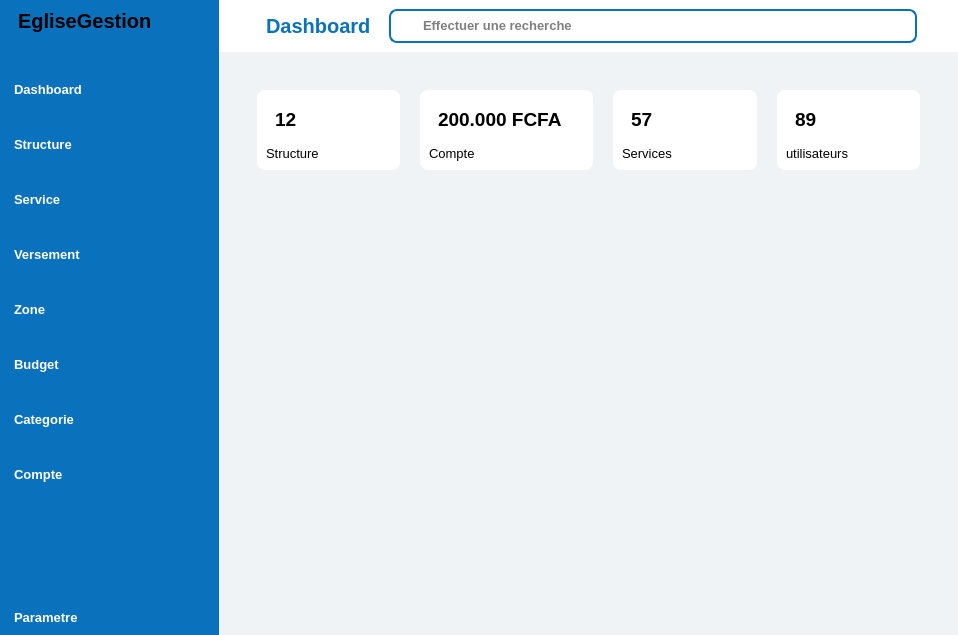
<?xml version="1.0" encoding="UTF-8"?>
<ui version="4.0">
 <class>MainWindow</class>
 <widget class="QMainWindow" name="MainWindow">
  <property name="geometry">
   <rect>
    <x>0</x>
    <y>0</y>
    <width>958</width>
    <height>635</height>
   </rect>
  </property>
  <property name="windowTitle">
   <string>MainWindow</string>
  </property>
  <property name="styleSheet">
   <string notr="true"/>
  </property>
  <widget class="QWidget" name="centralwidget">
   <property name="styleSheet">
    <string notr="true">*{
	color: rgb(10, 114, 189);
	color: #000;
	border: none
}

#centralwidget{
	background-color: #f0f3f5
}

#leftMenu{
	background-color: #0a72bd;
	max-width: 250px
}

#search{
	background: transparent;
}

#searchFrame{
	border-radius: 8px;
	border: 2px solid #0a72bd;
}

#menuLabel{
	color: #0a72bd
}

#card1_3, #card2_3, #card3_3, #card4_3{
	background: #fff;
	border-radius: 8px;
}

#headerFrame{
	background: #fff;
}

#dashboardBtn, #structureBtn, #serviceBtn, #versementBtn, #compteBtn, #zoneBtn, #budgetBtn, #categorieBtn, #settingsBtn{
	color: #fff;
	padding: 10px 5px;
	text-align: left;
	border-radius: 6px;
	width: 200px
}

#dashboardBtn:hover, #structureBtn:hover, #serviceBtn:hover, #versementBtn:hover, #compteBtn:hover, #zoneBtn:hover, #budgetBtn:hover, #categorieBtn:hover,#settingsBtn:hover{
	background: rgba(255, 255, 255, 0.3);
	transition: all linear 0.3s;
}

#profileCont{
	background: #fff;
	border-radius: 8px
}</string>
   </property>
   <layout class="QHBoxLayout" name="horizontalLayout">
    <property name="spacing">
     <number>0</number>
    </property>
    <property name="leftMargin">
     <number>0</number>
    </property>
    <property name="topMargin">
     <number>0</number>
    </property>
    <property name="rightMargin">
     <number>0</number>
    </property>
    <property name="bottomMargin">
     <number>0</number>
    </property>
    <item>
     <widget class="QWidget" name="leftMenu" native="true">
      <property name="sizePolicy">
       <sizepolicy hsizetype="Minimum" vsizetype="Minimum">
        <horstretch>0</horstretch>
        <verstretch>0</verstretch>
       </sizepolicy>
      </property>
      <property name="font">
       <font>
        <weight>50</weight>
        <bold>false</bold>
       </font>
      </property>
      <property name="styleSheet">
       <string notr="true"/>
      </property>
      <layout class="QVBoxLayout" name="verticalLayout_10">
       <property name="spacing">
        <number>0</number>
       </property>
       <property name="sizeConstraint">
        <enum>QLayout::SetMinAndMaxSize</enum>
       </property>
       <property name="topMargin">
        <number>0</number>
       </property>
       <property name="rightMargin">
        <number>0</number>
       </property>
       <property name="bottomMargin">
        <number>0</number>
       </property>
       <item alignment="Qt::AlignLeft|Qt::AlignTop">
        <widget class="QFrame" name="frame_9">
         <property name="sizePolicy">
          <sizepolicy hsizetype="Expanding" vsizetype="Preferred">
           <horstretch>0</horstretch>
           <verstretch>0</verstretch>
          </sizepolicy>
         </property>
         <property name="frameShape">
          <enum>QFrame::StyledPanel</enum>
         </property>
         <property name="frameShadow">
          <enum>QFrame::Raised</enum>
         </property>
         <layout class="QVBoxLayout" name="verticalLayout_11">
          <property name="spacing">
           <number>30</number>
          </property>
          <property name="sizeConstraint">
           <enum>QLayout::SetMinAndMaxSize</enum>
          </property>
          <property name="leftMargin">
           <number>0</number>
          </property>
          <property name="topMargin">
           <number>0</number>
          </property>
          <property name="rightMargin">
           <number>0</number>
          </property>
          <property name="bottomMargin">
           <number>0</number>
          </property>
          <item alignment="Qt::AlignLeft|Qt::AlignTop">
           <widget class="QFrame" name="frame_10">
            <property name="frameShape">
             <enum>QFrame::StyledPanel</enum>
            </property>
            <property name="frameShadow">
             <enum>QFrame::Raised</enum>
            </property>
            <layout class="QHBoxLayout" name="horizontalLayout_16">
             <property name="sizeConstraint">
              <enum>QLayout::SetMinAndMaxSize</enum>
             </property>
             <item alignment="Qt::AlignTop">
              <widget class="QLabel" name="label_23">
               <property name="font">
                <font>
                 <pointsize>15</pointsize>
                 <weight>75</weight>
                 <bold>true</bold>
                </font>
               </property>
               <property name="text">
                <string>EgliseGestion</string>
               </property>
              </widget>
             </item>
            </layout>
           </widget>
          </item>
          <item alignment="Qt::AlignLeft|Qt::AlignTop">
           <widget class="QFrame" name="frame_8">
            <property name="frameShape">
             <enum>QFrame::StyledPanel</enum>
            </property>
            <property name="frameShadow">
             <enum>QFrame::Raised</enum>
            </property>
            <layout class="QVBoxLayout" name="verticalLayout_9">
             <property name="spacing">
              <number>20</number>
             </property>
             <property name="sizeConstraint">
              <enum>QLayout::SetMinAndMaxSize</enum>
             </property>
             <property name="leftMargin">
              <number>0</number>
             </property>
             <property name="topMargin">
              <number>0</number>
             </property>
             <property name="rightMargin">
              <number>0</number>
             </property>
             <property name="bottomMargin">
              <number>0</number>
             </property>
             <item alignment="Qt::AlignHCenter|Qt::AlignVCenter">
              <widget class="QPushButton" name="dashboardBtn">
               <property name="sizePolicy">
                <sizepolicy hsizetype="Expanding" vsizetype="Fixed">
                 <horstretch>0</horstretch>
                 <verstretch>0</verstretch>
                </sizepolicy>
               </property>
               <property name="font">
                <font>
                 <pointsize>10</pointsize>
                 <weight>75</weight>
                 <italic>false</italic>
                 <bold>true</bold>
                 <underline>false</underline>
                 <strikeout>false</strikeout>
                 <kerning>true</kerning>
                </font>
               </property>
               <property name="layoutDirection">
                <enum>Qt::LeftToRight</enum>
               </property>
               <property name="autoFillBackground">
                <bool>false</bool>
               </property>
               <property name="text">
                <string>Dashboard</string>
               </property>
               <property name="icon">
                <iconset>
                 <normaloff>../static/asset/icons/white/bar-chart-2.svg</normaloff>../static/asset/icons/white/bar-chart-2.svg</iconset>
               </property>
               <property name="iconSize">
                <size>
                 <width>25</width>
                 <height>25</height>
                </size>
               </property>
              </widget>
             </item>
             <item alignment="Qt::AlignLeft">
              <widget class="QPushButton" name="structureBtn">
               <property name="font">
                <font>
                 <pointsize>10</pointsize>
                 <weight>75</weight>
                 <italic>false</italic>
                 <bold>true</bold>
                 <underline>false</underline>
                 <strikeout>false</strikeout>
                 <kerning>true</kerning>
                </font>
               </property>
               <property name="layoutDirection">
                <enum>Qt::LeftToRight</enum>
               </property>
               <property name="text">
                <string>Structure</string>
               </property>
               <property name="icon">
                <iconset>
                 <normaloff>../static/asset/icons/white/box.svg</normaloff>../static/asset/icons/white/box.svg</iconset>
               </property>
               <property name="iconSize">
                <size>
                 <width>25</width>
                 <height>25</height>
                </size>
               </property>
              </widget>
             </item>
             <item alignment="Qt::AlignLeft">
              <widget class="QPushButton" name="serviceBtn">
               <property name="font">
                <font>
                 <pointsize>10</pointsize>
                 <weight>75</weight>
                 <italic>false</italic>
                 <bold>true</bold>
                 <underline>false</underline>
                 <strikeout>false</strikeout>
                 <kerning>true</kerning>
                </font>
               </property>
               <property name="layoutDirection">
                <enum>Qt::LeftToRight</enum>
               </property>
               <property name="text">
                <string>Service</string>
               </property>
               <property name="icon">
                <iconset>
                 <normaloff>../static/asset/icons/white/server.svg</normaloff>../static/asset/icons/white/server.svg</iconset>
               </property>
               <property name="iconSize">
                <size>
                 <width>25</width>
                 <height>25</height>
                </size>
               </property>
              </widget>
             </item>
             <item alignment="Qt::AlignLeft">
              <widget class="QPushButton" name="versementBtn">
               <property name="font">
                <font>
                 <pointsize>10</pointsize>
                 <weight>75</weight>
                 <italic>false</italic>
                 <bold>true</bold>
                 <underline>false</underline>
                 <strikeout>false</strikeout>
                 <kerning>true</kerning>
                </font>
               </property>
               <property name="layoutDirection">
                <enum>Qt::LeftToRight</enum>
               </property>
               <property name="text">
                <string>Versement</string>
               </property>
               <property name="icon">
                <iconset>
                 <normaloff>../static/asset/icons/white/credit-card.svg</normaloff>../static/asset/icons/white/credit-card.svg</iconset>
               </property>
               <property name="iconSize">
                <size>
                 <width>25</width>
                 <height>25</height>
                </size>
               </property>
              </widget>
             </item>
             <item>
              <widget class="QPushButton" name="zoneBtn">
               <property name="font">
                <font>
                 <pointsize>10</pointsize>
                 <weight>75</weight>
                 <italic>false</italic>
                 <bold>true</bold>
                 <underline>false</underline>
                 <strikeout>false</strikeout>
                 <kerning>true</kerning>
                </font>
               </property>
               <property name="layoutDirection">
                <enum>Qt::LeftToRight</enum>
               </property>
               <property name="text">
                <string>Zone</string>
               </property>
               <property name="icon">
                <iconset>
                 <normaloff>../static/asset/icons/white/trello.svg</normaloff>../static/asset/icons/white/trello.svg</iconset>
               </property>
               <property name="iconSize">
                <size>
                 <width>25</width>
                 <height>25</height>
                </size>
               </property>
              </widget>
             </item>
             <item>
              <widget class="QPushButton" name="budgetBtn">
               <property name="font">
                <font>
                 <pointsize>10</pointsize>
                 <weight>75</weight>
                 <italic>false</italic>
                 <bold>true</bold>
                 <underline>false</underline>
                 <strikeout>false</strikeout>
                 <kerning>true</kerning>
                </font>
               </property>
               <property name="layoutDirection">
                <enum>Qt::LeftToRight</enum>
               </property>
               <property name="text">
                <string>Budget</string>
               </property>
               <property name="icon">
                <iconset>
                 <normaloff>../static/asset/icons/white/trending-up.svg</normaloff>../static/asset/icons/white/trending-up.svg</iconset>
               </property>
               <property name="iconSize">
                <size>
                 <width>25</width>
                 <height>25</height>
                </size>
               </property>
              </widget>
             </item>
             <item>
              <widget class="QPushButton" name="categorieBtn">
               <property name="font">
                <font>
                 <pointsize>10</pointsize>
                 <weight>75</weight>
                 <italic>false</italic>
                 <bold>true</bold>
                 <underline>false</underline>
                 <strikeout>false</strikeout>
                 <kerning>true</kerning>
                </font>
               </property>
               <property name="layoutDirection">
                <enum>Qt::LeftToRight</enum>
               </property>
               <property name="text">
                <string>Categorie</string>
               </property>
               <property name="icon">
                <iconset>
                 <normaloff>../static/asset/icons/white/inbox.svg</normaloff>../static/asset/icons/white/inbox.svg</iconset>
               </property>
               <property name="iconSize">
                <size>
                 <width>25</width>
                 <height>25</height>
                </size>
               </property>
              </widget>
             </item>
             <item alignment="Qt::AlignLeft">
              <widget class="QPushButton" name="compteBtn">
               <property name="font">
                <font>
                 <pointsize>10</pointsize>
                 <weight>75</weight>
                 <italic>false</italic>
                 <bold>true</bold>
                 <underline>false</underline>
                 <strikeout>false</strikeout>
                 <kerning>true</kerning>
                </font>
               </property>
               <property name="layoutDirection">
                <enum>Qt::LeftToRight</enum>
               </property>
               <property name="text">
                <string>Compte</string>
               </property>
               <property name="icon">
                <iconset>
                 <normaloff>../static/asset/icons/white/users.svg</normaloff>../static/asset/icons/white/users.svg</iconset>
               </property>
               <property name="iconSize">
                <size>
                 <width>25</width>
                 <height>25</height>
                </size>
               </property>
              </widget>
             </item>
            </layout>
           </widget>
          </item>
         </layout>
        </widget>
       </item>
       <item alignment="Qt::AlignBottom">
        <widget class="QFrame" name="frame_11">
         <property name="frameShape">
          <enum>QFrame::StyledPanel</enum>
         </property>
         <property name="frameShadow">
          <enum>QFrame::Raised</enum>
         </property>
         <layout class="QVBoxLayout" name="verticalLayout_12">
          <property name="spacing">
           <number>0</number>
          </property>
          <property name="leftMargin">
           <number>0</number>
          </property>
          <property name="rightMargin">
           <number>0</number>
          </property>
          <property name="bottomMargin">
           <number>0</number>
          </property>
          <item>
           <widget class="QPushButton" name="settingsBtn">
            <property name="font">
             <font>
              <pointsize>10</pointsize>
              <weight>75</weight>
              <italic>false</italic>
              <bold>true</bold>
              <underline>false</underline>
              <strikeout>false</strikeout>
              <kerning>true</kerning>
             </font>
            </property>
            <property name="layoutDirection">
             <enum>Qt::LeftToRight</enum>
            </property>
            <property name="text">
             <string>Parametre</string>
            </property>
            <property name="icon">
             <iconset>
              <normaloff>../static/asset/icons/white/settings.svg</normaloff>../static/asset/icons/white/settings.svg</iconset>
            </property>
            <property name="iconSize">
             <size>
              <width>25</width>
              <height>25</height>
             </size>
            </property>
           </widget>
          </item>
         </layout>
        </widget>
       </item>
      </layout>
     </widget>
    </item>
    <item>
     <widget class="QWidget" name="mainBody" native="true">
      <layout class="QVBoxLayout" name="verticalLayout">
       <property name="spacing">
        <number>20</number>
       </property>
       <property name="sizeConstraint">
        <enum>QLayout::SetNoConstraint</enum>
       </property>
       <property name="leftMargin">
        <number>0</number>
       </property>
       <property name="topMargin">
        <number>0</number>
       </property>
       <property name="rightMargin">
        <number>0</number>
       </property>
       <property name="bottomMargin">
        <number>0</number>
       </property>
       <item alignment="Qt::AlignTop">
        <widget class="QWidget" name="headerFrame" native="true">
         <layout class="QHBoxLayout" name="horizontalLayout_2">
          <property name="spacing">
           <number>0</number>
          </property>
          <property name="leftMargin">
           <number>0</number>
          </property>
          <property name="topMargin">
           <number>0</number>
          </property>
          <property name="rightMargin">
           <number>0</number>
          </property>
          <property name="bottomMargin">
           <number>0</number>
          </property>
          <item alignment="Qt::AlignLeft">
           <widget class="QWidget" name="menu" native="true">
            <layout class="QHBoxLayout" name="horizontalLayout_3">
             <item>
              <widget class="QPushButton" name="menuBtn">
               <property name="cursor">
                <cursorShape>PointingHandCursor</cursorShape>
               </property>
               <property name="text">
                <string/>
               </property>
               <property name="icon">
                <iconset>
                 <normaloff>../static/asset/icons/blue/menu.svg</normaloff>../static/asset/icons/blue/menu.svg</iconset>
               </property>
               <property name="iconSize">
                <size>
                 <width>32</width>
                 <height>32</height>
                </size>
               </property>
              </widget>
             </item>
             <item>
              <widget class="QLabel" name="menuLabel">
               <property name="font">
                <font>
                 <pointsize>15</pointsize>
                 <weight>75</weight>
                 <bold>true</bold>
                </font>
               </property>
               <property name="text">
                <string>Dashboard</string>
               </property>
              </widget>
             </item>
            </layout>
           </widget>
          </item>
          <item>
           <widget class="QWidget" name="widget_3" native="true">
            <layout class="QHBoxLayout" name="horizontalLayout_5">
             <item>
              <widget class="QFrame" name="searchFrame">
               <property name="frameShape">
                <enum>QFrame::StyledPanel</enum>
               </property>
               <property name="frameShadow">
                <enum>QFrame::Raised</enum>
               </property>
               <layout class="QHBoxLayout" name="horizontalLayout_4">
                <property name="spacing">
                 <number>0</number>
                </property>
                <property name="leftMargin">
                 <number>0</number>
                </property>
                <property name="topMargin">
                 <number>0</number>
                </property>
                <property name="rightMargin">
                 <number>0</number>
                </property>
                <property name="bottomMargin">
                 <number>0</number>
                </property>
                <item>
                 <widget class="QLabel" name="label_2">
                  <property name="minimumSize">
                   <size>
                    <width>30</width>
                    <height>30</height>
                   </size>
                  </property>
                  <property name="maximumSize">
                   <size>
                    <width>30</width>
                    <height>30</height>
                   </size>
                  </property>
                  <property name="text">
                   <string/>
                  </property>
                  <property name="pixmap">
                   <pixmap>../static/asset/icons/blue/search.svg</pixmap>
                  </property>
                  <property name="scaledContents">
                   <bool>true</bool>
                  </property>
                 </widget>
                </item>
                <item>
                 <widget class="QLineEdit" name="search">
                  <property name="font">
                   <font>
                    <pointsize>10</pointsize>
                    <weight>75</weight>
                    <bold>true</bold>
                   </font>
                  </property>
                  <property name="placeholderText">
                   <string>Effectuer une recherche</string>
                  </property>
                 </widget>
                </item>
               </layout>
              </widget>
             </item>
            </layout>
           </widget>
          </item>
          <item alignment="Qt::AlignRight">
           <widget class="QWidget" name="account" native="true">
            <property name="styleSheet">
             <string notr="true">border-left:solid 1px #ddd</string>
            </property>
            <layout class="QHBoxLayout" name="horizontalLayout_6">
             <property name="spacing">
              <number>0</number>
             </property>
             <property name="leftMargin">
              <number>0</number>
             </property>
             <property name="topMargin">
              <number>0</number>
             </property>
             <property name="rightMargin">
              <number>0</number>
             </property>
             <property name="bottomMargin">
              <number>0</number>
             </property>
             <item>
              <widget class="QPushButton" name="accountBtn">
               <property name="text">
                <string/>
               </property>
               <property name="icon">
                <iconset>
                 <normaloff>../static/asset/icons/blue/user.svg</normaloff>../static/asset/icons/blue/user.svg</iconset>
               </property>
               <property name="iconSize">
                <size>
                 <width>34</width>
                 <height>34</height>
                </size>
               </property>
              </widget>
             </item>
            </layout>
           </widget>
          </item>
         </layout>
        </widget>
       </item>
       <item>
        <widget class="QStackedWidget" name="pages">
         <property name="currentIndex">
          <number>0</number>
         </property>
         <widget class="QWidget" name="dashboard">
          <layout class="QVBoxLayout" name="verticalLayout_5">
           <item>
            <widget class="QFrame" name="framePages">
             <property name="frameShape">
              <enum>QFrame::StyledPanel</enum>
             </property>
             <property name="frameShadow">
              <enum>QFrame::Raised</enum>
             </property>
             <layout class="QVBoxLayout" name="verticalLayout_20">
              <item>
               <widget class="QWidget" name="cardsFrame_3" native="true">
                <layout class="QHBoxLayout" name="horizontalLayout_11">
                 <property name="spacing">
                  <number>20</number>
                 </property>
                 <property name="leftMargin">
                  <number>20</number>
                 </property>
                 <property name="topMargin">
                  <number>0</number>
                 </property>
                 <property name="rightMargin">
                  <number>20</number>
                 </property>
                 <property name="bottomMargin">
                  <number>0</number>
                 </property>
                 <item alignment="Qt::AlignTop">
                  <widget class="QFrame" name="card1_3">
                   <property name="styleSheet">
                    <string notr="true"/>
                   </property>
                   <property name="frameShape">
                    <enum>QFrame::StyledPanel</enum>
                   </property>
                   <property name="frameShadow">
                    <enum>QFrame::Raised</enum>
                   </property>
                   <layout class="QVBoxLayout" name="verticalLayout_4">
                    <item alignment="Qt::AlignTop">
                     <widget class="QFrame" name="frame_4">
                      <property name="frameShape">
                       <enum>QFrame::StyledPanel</enum>
                      </property>
                      <property name="frameShadow">
                       <enum>QFrame::Raised</enum>
                      </property>
                      <layout class="QHBoxLayout" name="horizontalLayout_22">
                       <item>
                        <widget class="QLabel" name="label_8">
                         <property name="font">
                          <font>
                           <pointsize>14</pointsize>
                           <weight>75</weight>
                           <bold>true</bold>
                          </font>
                         </property>
                         <property name="text">
                          <string>12</string>
                         </property>
                        </widget>
                       </item>
                       <item>
                        <widget class="QLabel" name="label_9">
                         <property name="maximumSize">
                          <size>
                           <width>40</width>
                           <height>40</height>
                          </size>
                         </property>
                         <property name="text">
                          <string/>
                         </property>
                         <property name="pixmap">
                          <pixmap>../static/asset/icons/blue/package.svg</pixmap>
                         </property>
                         <property name="scaledContents">
                          <bool>true</bool>
                         </property>
                        </widget>
                       </item>
                      </layout>
                     </widget>
                    </item>
                    <item alignment="Qt::AlignTop">
                     <widget class="QLabel" name="label_10">
                      <property name="font">
                       <font>
                        <pointsize>10</pointsize>
                       </font>
                      </property>
                      <property name="text">
                       <string>Structure</string>
                      </property>
                     </widget>
                    </item>
                   </layout>
                  </widget>
                 </item>
                 <item>
                  <widget class="QFrame" name="card2_3">
                   <property name="frameShape">
                    <enum>QFrame::StyledPanel</enum>
                   </property>
                   <property name="frameShadow">
                    <enum>QFrame::Raised</enum>
                   </property>
                   <layout class="QVBoxLayout" name="verticalLayout_17">
                    <item>
                     <widget class="QFrame" name="frame_15">
                      <property name="frameShape">
                       <enum>QFrame::StyledPanel</enum>
                      </property>
                      <property name="frameShadow">
                       <enum>QFrame::Raised</enum>
                      </property>
                      <layout class="QHBoxLayout" name="horizontalLayout_23">
                       <item>
                        <widget class="QLabel" name="label_33">
                         <property name="font">
                          <font>
                           <pointsize>14</pointsize>
                           <weight>75</weight>
                           <bold>true</bold>
                          </font>
                         </property>
                         <property name="text">
                          <string>200.000 FCFA</string>
                         </property>
                        </widget>
                       </item>
                       <item alignment="Qt::AlignRight">
                        <widget class="QLabel" name="label_34">
                         <property name="maximumSize">
                          <size>
                           <width>40</width>
                           <height>40</height>
                          </size>
                         </property>
                         <property name="text">
                          <string/>
                         </property>
                         <property name="pixmap">
                          <pixmap>../static/asset/icons/blue/credit-card.svg</pixmap>
                         </property>
                         <property name="scaledContents">
                          <bool>true</bool>
                         </property>
                        </widget>
                       </item>
                      </layout>
                     </widget>
                    </item>
                    <item>
                     <widget class="QLabel" name="label_35">
                      <property name="font">
                       <font>
                        <pointsize>10</pointsize>
                       </font>
                      </property>
                      <property name="text">
                       <string>Compte</string>
                      </property>
                     </widget>
                    </item>
                   </layout>
                  </widget>
                 </item>
                 <item>
                  <widget class="QFrame" name="card3_3">
                   <property name="frameShape">
                    <enum>QFrame::StyledPanel</enum>
                   </property>
                   <property name="frameShadow">
                    <enum>QFrame::Raised</enum>
                   </property>
                   <layout class="QVBoxLayout" name="verticalLayout_18">
                    <item>
                     <widget class="QFrame" name="frame_16">
                      <property name="frameShape">
                       <enum>QFrame::StyledPanel</enum>
                      </property>
                      <property name="frameShadow">
                       <enum>QFrame::Raised</enum>
                      </property>
                      <layout class="QHBoxLayout" name="horizontalLayout_24">
                       <item>
                        <widget class="QLabel" name="label_36">
                         <property name="font">
                          <font>
                           <pointsize>14</pointsize>
                           <weight>75</weight>
                           <bold>true</bold>
                          </font>
                         </property>
                         <property name="text">
                          <string>57</string>
                         </property>
                        </widget>
                       </item>
                       <item alignment="Qt::AlignRight">
                        <widget class="QLabel" name="label_37">
                         <property name="maximumSize">
                          <size>
                           <width>40</width>
                           <height>40</height>
                          </size>
                         </property>
                         <property name="text">
                          <string/>
                         </property>
                         <property name="pixmap">
                          <pixmap>../static/asset/icons/blue/sliders.svg</pixmap>
                         </property>
                         <property name="scaledContents">
                          <bool>true</bool>
                         </property>
                        </widget>
                       </item>
                      </layout>
                     </widget>
                    </item>
                    <item>
                     <widget class="QLabel" name="label_38">
                      <property name="font">
                       <font>
                        <pointsize>10</pointsize>
                       </font>
                      </property>
                      <property name="text">
                       <string>Services</string>
                      </property>
                     </widget>
                    </item>
                   </layout>
                  </widget>
                 </item>
                 <item>
                  <widget class="QFrame" name="card4_3">
                   <property name="frameShape">
                    <enum>QFrame::StyledPanel</enum>
                   </property>
                   <property name="frameShadow">
                    <enum>QFrame::Raised</enum>
                   </property>
                   <layout class="QVBoxLayout" name="verticalLayout_19">
                    <item>
                     <widget class="QFrame" name="frame_17">
                      <property name="frameShape">
                       <enum>QFrame::StyledPanel</enum>
                      </property>
                      <property name="frameShadow">
                       <enum>QFrame::Raised</enum>
                      </property>
                      <layout class="QHBoxLayout" name="horizontalLayout_25">
                       <item>
                        <widget class="QLabel" name="label_39">
                         <property name="font">
                          <font>
                           <pointsize>14</pointsize>
                           <weight>75</weight>
                           <bold>true</bold>
                          </font>
                         </property>
                         <property name="text">
                          <string>89</string>
                         </property>
                        </widget>
                       </item>
                       <item alignment="Qt::AlignRight">
                        <widget class="QLabel" name="label_40">
                         <property name="maximumSize">
                          <size>
                           <width>40</width>
                           <height>40</height>
                          </size>
                         </property>
                         <property name="text">
                          <string/>
                         </property>
                         <property name="pixmap">
                          <pixmap>../static/asset/icons/blue/users.svg</pixmap>
                         </property>
                         <property name="scaledContents">
                          <bool>true</bool>
                         </property>
                        </widget>
                       </item>
                      </layout>
                     </widget>
                    </item>
                    <item>
                     <widget class="QLabel" name="label_41">
                      <property name="font">
                       <font>
                        <pointsize>10</pointsize>
                       </font>
                      </property>
                      <property name="text">
                       <string>utilisateurs</string>
                      </property>
                     </widget>
                    </item>
                   </layout>
                  </widget>
                 </item>
                </layout>
               </widget>
              </item>
              <item>
               <widget class="QWidget" name="mainFraime_3" native="true">
                <property name="sizePolicy">
                 <sizepolicy hsizetype="Preferred" vsizetype="Expanding">
                  <horstretch>0</horstretch>
                  <verstretch>0</verstretch>
                 </sizepolicy>
                </property>
                <layout class="QHBoxLayout" name="horizontalLayout_21">
                 <item>
                  <widget class="QWidget" name="widget_6" native="true"/>
                 </item>
                 <item>
                  <widget class="QWidget" name="widget_7" native="true">
                   <property name="sizePolicy">
                    <sizepolicy hsizetype="Expanding" vsizetype="Preferred">
                     <horstretch>0</horstretch>
                     <verstretch>0</verstretch>
                    </sizepolicy>
                   </property>
                  </widget>
                 </item>
                </layout>
               </widget>
              </item>
             </layout>
            </widget>
           </item>
          </layout>
         </widget>
         <widget class="QWidget" name="page_3"/>
         <widget class="QWidget" name="structure">
          <property name="styleSheet">
           <string notr="true">#tableData{
	background: white;
	borde-radius: 4px
}

#actions{
	background: white;
	borde-radius: 4px
}</string>
          </property>
          <layout class="QHBoxLayout" name="horizontalLayout_26">
           <item>
            <widget class="QWidget" name="tableData" native="true">
             <layout class="QHBoxLayout" name="horizontalLayout_27">
              <item>
               <widget class="QTableWidget" name="structTable">
                <row>
                 <property name="text">
                  <string/>
                 </property>
                </row>
                <row>
                 <property name="text">
                  <string/>
                 </property>
                </row>
               </widget>
              </item>
             </layout>
            </widget>
           </item>
           <item>
            <widget class="QWidget" name="actions" native="true">
             <layout class="QVBoxLayout" name="verticalLayout_21">
              <item>
               <widget class="QLabel" name="label_11">
                <property name="maximumSize">
                 <size>
                  <width>300</width>
                  <height>230</height>
                 </size>
                </property>
                <property name="text">
                 <string/>
                </property>
                <property name="pixmap">
                 <pixmap>../static/asset/svg/undraw_ordinary_day_re_v5hy.svg</pixmap>
                </property>
                <property name="scaledContents">
                 <bool>true</bool>
                </property>
               </widget>
              </item>
              <item>
               <widget class="QPushButton" name="addStruct">
                <property name="font">
                 <font>
                  <family>GeForce</family>
                  <pointsize>12</pointsize>
                  <weight>75</weight>
                  <bold>true</bold>
                 </font>
                </property>
                <property name="cursor">
                 <cursorShape>PointingHandCursor</cursorShape>
                </property>
                <property name="styleSheet">
                 <string notr="true">#addStruct{
	background: rgb(10, 114, 189, 0.02);
	color: rgb(10, 114, 189);
	border-radius:4px;
	padding: 15px
}

#addStruct:hover{
	background: rgb(10, 114, 189, 0.3);
	color: rgb(10, 114, 189);
	border-radius:4px
}
</string>
                </property>
                <property name="text">
                 <string>Ajouter une structure</string>
                </property>
                <property name="icon">
                 <iconset>
                  <normaloff>../static/asset/icons/blue/copy.svg</normaloff>../static/asset/icons/blue/copy.svg</iconset>
                </property>
                <property name="iconSize">
                 <size>
                  <width>25</width>
                  <height>25</height>
                 </size>
                </property>
               </widget>
              </item>
             </layout>
            </widget>
           </item>
          </layout>
         </widget>
        </widget>
       </item>
      </layout>
     </widget>
    </item>
    <item alignment="Qt::AlignTop">
     <widget class="QWidget" name="profileCont" native="true">
      <layout class="QVBoxLayout" name="verticalLayout_13">
       <property name="leftMargin">
        <number>0</number>
       </property>
       <property name="topMargin">
        <number>0</number>
       </property>
       <property name="rightMargin">
        <number>0</number>
       </property>
       <property name="bottomMargin">
        <number>0</number>
       </property>
      </layout>
     </widget>
    </item>
   </layout>
  </widget>
 </widget>
 <resources>
  <include location="../ressources.qrc"/>
 </resources>
 <connections/>
</ui>
